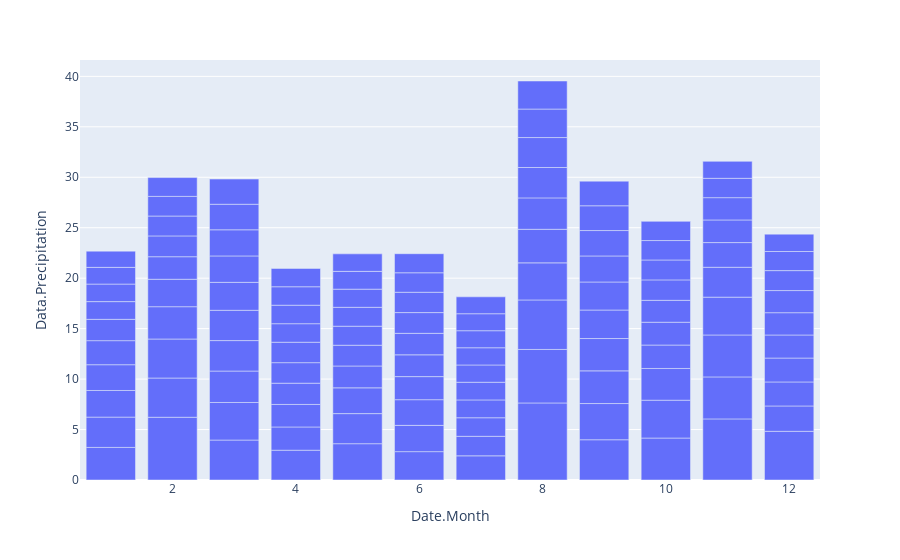

Notebook code cell kept with this figure:
### Code cell
import plotly.express as px
px.bar(modify_date , x = "Date.Month" , y = "Data.Precipitation" , color = 'Station.City')

### Figure 1 — Plotly figure (JSON) as saved in the notebook; plotly's stock layout.template omitted (floating-point values rounded to 4 significant figures)
{"data": [{"alignmentgroup": "True", "hovertemplate": "Date.Month=%{x}<br>Data.Precipitation=%{y}<extra></extra>", "legendgroup": "", "marker": {"color": "#636efa", "pattern": {"shape": ""}}, "name": "", "offsetgroup": "", "orientation": "v", "showlegend": false, "textposition": "auto", "type": "bar", "x": [1, 1, 1, 1, 1, 1, 1, 1, 1, 1, 2, 2, 2, 2, 2, 2, 2, 2, 2, 2, 3, 3, 3, 3, 3, 3, 3, 3, 3, 3, 4, 4, 4, 4, 4, 4, 4, 4, 4, 4, 5, 5, 5, 5, 5, 5, 5, 5, 5, 5, 6, 6, 6, 6, 6, 6, 6, 6, 6, 6, 7, 7, 7, 7, 7, 7, 7, 7, 7, 7, 8, 8, 8, 8, 8, 8, 8, 8, 8, 8, 9, 9, 9, 9, 9, 9, 9, 9, 9, 9, 10, 10, 10, 10, 10, 10, 10, 10, 10, 10, 11, 11, 11, 11, 11, 11, 11, 11, 11, 11, 12, 12, 12, 12, 12, 12, 12, 12, 12, 12], "xaxis": "x", "y": [3.23, 3.003, 2.637, 2.555, 2.383, 2.113, 1.755, 1.74, 1.655, 1.608, 6.217, 3.888, 3.867, 3.202, 2.718, 2.235, 2.06, 1.972, 1.945, 1.865, 3.958, 3.725, 3.115, 3.018, 3.002, 2.77, 2.618, 2.59, 2.53, 2.497, 2.952, 2.303, 2.232, 2.107, 2.033, 2.025, 1.837, 1.833, 1.828, 1.815, 3.598, 2.98, 2.556, 2.164, 2.058, 1.886, 1.872, 1.798, 1.764, 1.734, 2.81, 2.605, 2.545, 2.285, 2.16, 2.13, 2.055, 2.015, 1.93, 1.89, 2.396, 1.934, 1.84, 1.766, 1.752, 1.71, 1.708, 1.688, 1.684, 1.674, 7.635, 5.303, 4.905, 3.675, 3.327, 3.112, 3.01, 2.967, 2.825, 2.78, 3.987, 3.59, 3.237, 3.205, 2.825, 2.778, 2.58, 2.518, 2.455, 2.44, 4.158, 3.75, 3.144, 2.322, 2.262, 2.17, 2.024, 1.974, 1.924, 1.902, 6.055, 4.16, 4.158, 3.748, 2.96, 2.448, 2.242, 2.21, 1.917, 1.68, 4.825, 2.512, 2.38, 2.367, 2.285, 2.21, 2.192, 1.978, 1.893, 1.722], "yaxis": "y"}], "layout": {"barmode": "relative", "legend": {"tracegroupgap": 0}, "margin": {"t": 60}, "xaxis": {"anchor": "y", "domain": [0, 1], "title": {"text": "Date.Month"}}, "yaxis": {"anchor": "x", "domain": [0, 1], "title": {"text": "Data.Precipitation"}}}}
